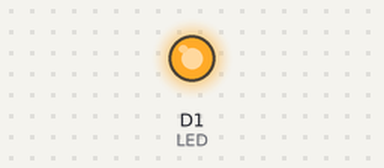
The sketch below on a simulated ESP8266 (NodeMCU). Parts: output pins drawn as LEDs (lit = HIGH).

Above: at 0.5 s.
At 5.0 s:
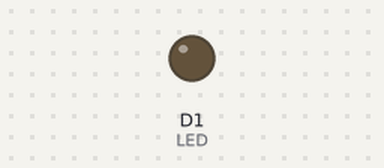
Timing chart, 0 to 6.9 s (numbered marks = the images above):
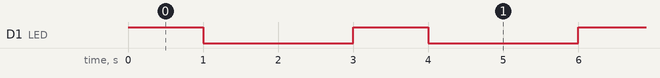

The sketch:

Blink.ino
```cpp
#define LED D1

void setup() {
  pinMode(LED, OUTPUT);     // Initialize the LED_BUILTIN pin as an output
}

// the loop function runs over and over again forever
void loop() {
  digitalWrite(LED, HIGH);   // Turn the LED on (Note that LOW is the voltage level
  // but actually the LED is on; this is because
  // it is active low on the ESP-01)
  delay(1000);                      // Wait for a second
  digitalWrite(LED, LOW);  // Turn the LED off by making the voltage HIGH
  delay(2000);                      // Wait for two seconds (to demonstrate the active low LED)
}
```

Measured:
- by itself, D1 (LED): alternates HIGH for 1.0 s and LOW for 2.0 s
